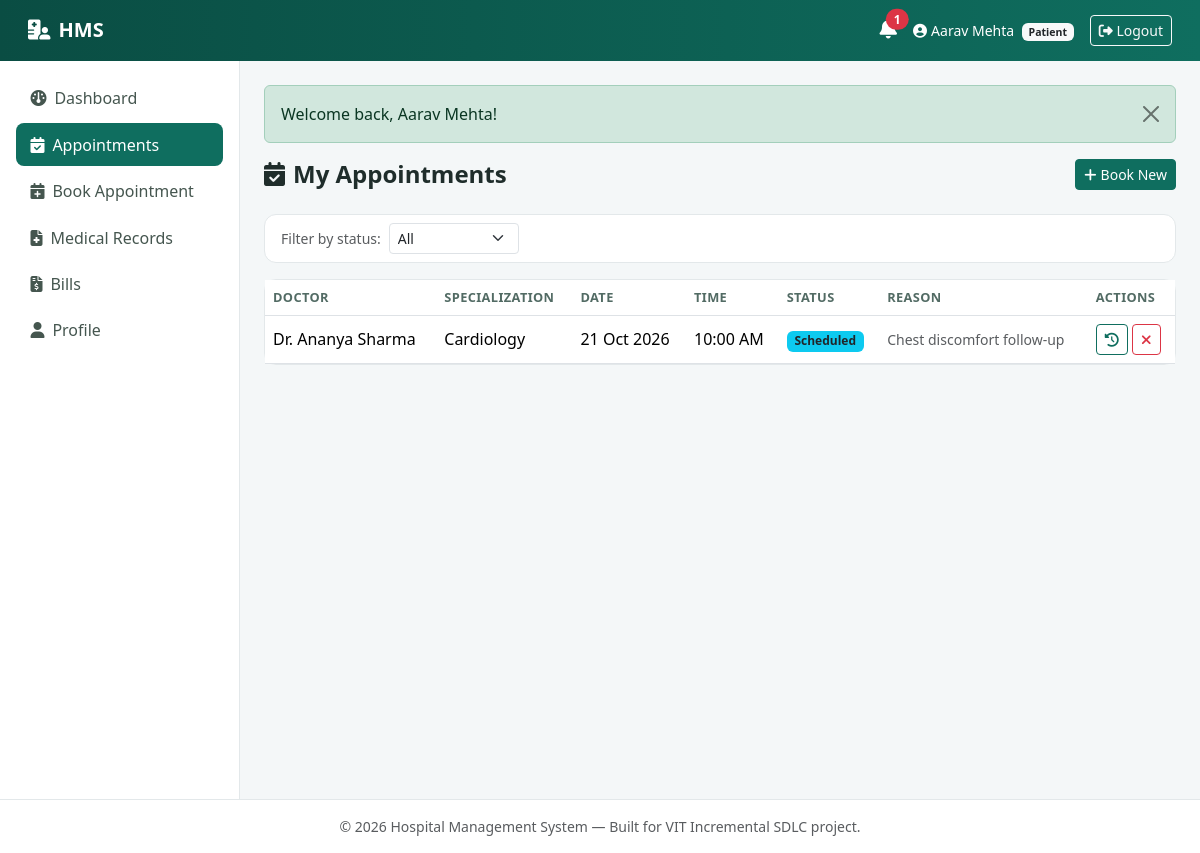
Screenshot of /patient/appointments.php (signed in) with the database file from the repository.
### tables this page shows
CREATE TABLE appointments (
    id INT AUTO_INCREMENT PRIMARY KEY,
    patient_id INT NOT NULL,
    doctor_id INT NOT NULL,
    appointment_date DATE NOT NULL,
    appointment_time TIME NOT NULL,
    status ENUM('Scheduled','Confirmed','Completed','Cancelled','Rescheduled') NOT NULL DEFAULT 'Scheduled',
    reason VARCHAR(255) DEFAULT NULL,
    created_at TIMESTAMP NOT NULL DEFAULT CURRENT_TIMESTAMP,
    CONSTRAINT fk_appt_patient FOREIGN KEY (patient_id) REFERENCES patients(id) ON DELETE CASCADE,
    CONSTRAINT fk_appt_doctor FOREIGN KEY (doctor_id) REFERENCES doctors(id) ON DELETE CASCADE,
    INDEX idx_appt_doctor_date (doctor_id, appointment_date),
    INDEX idx_appt_patient (patient_id),
    INDEX idx_appt_status (status),
     
     
     
     
     
    UNIQUE KEY uq_doctor_slot (doctor_id, appointment_date, appointment_time)
);

CREATE TABLE users (
    id INT AUTO_INCREMENT PRIMARY KEY,
    name VARCHAR(150) NOT NULL,
    email VARCHAR(150) NOT NULL UNIQUE,
    password VARCHAR(255) NOT NULL,                
    role ENUM('patient','doctor','admin') NOT NULL,
    phone VARCHAR(20) DEFAULT NULL,
    address VARCHAR(255) DEFAULT NULL,
    date_of_birth DATE DEFAULT NULL,
    status ENUM('active','inactive') NOT NULL DEFAULT 'active',
    created_at TIMESTAMP NOT NULL DEFAULT CURRENT_TIMESTAMP,
    INDEX idx_users_role (role),
    INDEX idx_users_status (status)
);

CREATE TABLE doctors (
    id INT AUTO_INCREMENT PRIMARY KEY,
    user_id INT NOT NULL UNIQUE,
    specialization VARCHAR(100) NOT NULL,
    qualification VARCHAR(150) DEFAULT NULL,
    consultation_fee DECIMAL(10,2) NOT NULL DEFAULT 0.00,
    availability VARCHAR(255) DEFAULT NULL,         
    status ENUM('active','inactive') NOT NULL DEFAULT 'active',
    CONSTRAINT fk_doctors_user FOREIGN KEY (user_id) REFERENCES users(id) ON DELETE CASCADE,
    INDEX idx_doctors_specialization (specialization),
    INDEX idx_doctors_status (status)
);

### includes/functions.php (called while the page is built, shortened)
<?php
function esc(?string $value): string
{
    return htmlspecialchars($value ?? '', ENT_QUOTES, 'UTF-8');
}
function formatDate(?string $date): string
{
    return date('d M Y', strtotime($date));
}
function formatTime(?string $time): string
{
    return date('h:i A', strtotime($time));
}
function statusBadgeClass(string $status): string
{
    $map = [
        'Scheduled'   => 'bg-info text-dark',
        'Confirmed'   => 'bg-primary',
        'Completed'   => 'bg-success',
        'Cancelled'   => 'bg-danger',
        'Rescheduled' => 'bg-warning text-dark',
        'Unpaid'      => 'bg-danger',
        'Paid'        => 'bg-success',
        'Failed'      => 'bg-danger',
        'Pending'     => 'bg-warning text-dark',
        'active'      => 'bg-success',
        'inactive'    => 'bg-secondary',
        'Available'   => 'bg-success',
        'Occupied'    => 'bg-danger',
    ];
    return $map[$status] ?? 'bg-secondary';
}

### patient/appointments.php (the view, shortened to what this page needs)
<?php
$pdo = getDB();
$patient = currentPatientRecord($pdo);
$sql = "SELECT a.*, u.name AS doctor_name, d.specialization FROM appointments a
        JOIN doctors d ON a.doctor_id = d.id JOIN users u ON d.user_id = u.id
        WHERE a.patient_id = ?";
$params = [$patient['id']];
$sql .= ' ORDER BY a.appointment_date DESC, a.appointment_time DESC';
$stmt = $pdo->prepare($sql);
$stmt->execute($params);
$appointments = $stmt->fetchAll();
include __DIR__ . '/../includes/header.php';
include __DIR__ . '/../includes/navbar.php';
?>
<div class="d-flex justify-content-between align-items-center mb-4">
  <h4 class="fw-bold mb-0"><i class="fa-solid fa-calendar-check me-2"></i>My Appointments</h4>
  <a href="book_appointment.php" class="btn btn-primary btn-sm"><i class="fa-solid fa-plus me-1"></i>Book New</a>
</div>
<div class="card mb-3">
  <div class="card-body py-2">
    <form method="GET" class="d-flex gap-2 align-items-center">
      <label class="small text-muted mb-0">Filter by status:</label>
      <select name="status" class="form-select form-select-sm w-auto" onchange="this.form.submit()">
        <option value="">All</option>
      </select>
    </form>
  </div>
</div>
<div class="card">
  <div class="card-body p-0">
    <?php if (!$appointments): ?>
      <div class="empty-state"><i class="fa-regular fa-calendar-xmark"></i>No appointments found.</div>
    <?php else: ?>
      <div class="table-responsive">
        <table class="table table-hover mb-0 align-middle">
          <thead><tr><th>Doctor</th><th>Specialization</th><th>Date</th><th>Time</th><th>Status</th><th>Reason</th><th>Actions</th></tr></thead>
          <tbody>
          <?php foreach ($appointments as $a): ?>
            <tr>
              <td>Dr. <?= esc($a['doctor_name']) ?></td>
              <td><?= esc($a['specialization']) ?></td>
              <td><?= formatDate($a['appointment_date']) ?></td>
              <td><?= formatTime($a['appointment_time']) ?></td>
              <td><span class="badge <?= statusBadgeClass($a['status']) ?>"><?= esc($a['status']) ?></span></td>
              <td class="small text-muted"><?= esc($a['reason'] ?: '-') ?></td>
              <td class="text-nowrap">
                <?php if (!in_array($a['status'], ['Completed', 'Cancelled'])): ?>
                  <button class="btn btn-sm btn-outline-primary" data-bs-toggle="modal" data-bs-target="#reschedModal"
                          onclick="openReschedule(<?= $a['id'] ?>, <?= $a['doctor_id'] ?>, 'Dr. <?= esc($a['doctor_name']) ?>')">
                    <i class="fa-solid fa-clock-rotate-left"></i>
                  </button>
                  <form method="POST" class="d-inline" data-confirm="Are you sure you want to cancel this appointment?">
                    <button type="submit" class="btn btn-sm btn-outline-danger"><i class="fa-solid fa-xmark"></i></button>
                  </form>
                <?php else: ?>
                  <span class="text-muted small">-</span>
                <?php endif; ?>
              </td>
            </tr>
          <?php endforeach; ?>
          </tbody>
        </table>
      </div>
    <?php endif; ?>
  </div>
</div>
<?php include __DIR__ . '/../includes/footer.php'; ?>

### assets/css/style.css (style rules this page uses)
:root { --hms-primary: #0f6e5f; --hms-primary-dark: #0a4d43; --hms-accent: #2f9e8f; --hms-bg: #f4f7f8; --hms-sidebar-bg: #ffffff; --hms-border: #e3e8ea; }
body { background-color: var(--hms-bg); font-family: 'Segoe UI', Roboto, -apple-system, BlinkMacSystemFont, sans-serif; color: #1f2d2b; }
.card { border-radius: 12px; border: 1px solid var(--hms-border); }
.table thead th { color: #526b64; font-size: 0.8rem; text-transform: uppercase; letter-spacing: 0.03em; border-bottom-width: 1px; }
.btn-primary { background: var(--hms-primary); border-color: var(--hms-primary); }
.btn-outline-primary { color: var(--hms-primary); border-color: var(--hms-primary); }

### rows the page displays
appointments: users.name "Ananya Sharma", doctor.specialization "Cardiology", appointment_date "21 Oct 2026", appointment_time "10:00 AM", status "Scheduled", reason "Chest discomfort follow-up"

### other values shown
$unreadCount "1"
$_SESSION['name'] "Aarav Mehta"
$role "Patient"
$label "Dashboard"
$label "Appointments"
$label "Book Appointment"
$label "Medical Records"
$label "Bills"
$label "Profile"
$flash['message'] "Welcome back, Aarav Mehta!"
